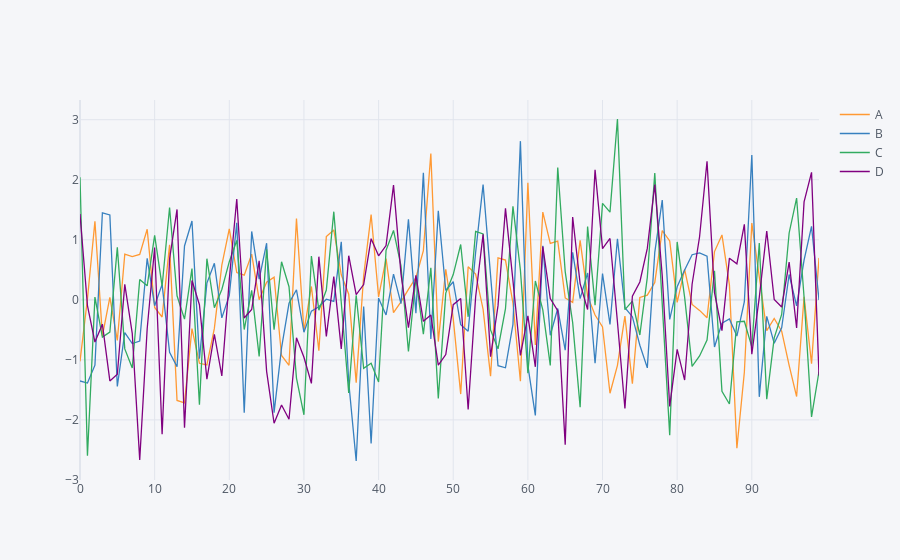

Notebook code for this chart:
### Markdown cell above
### Line Plot

### Code cell
df.iplot()
